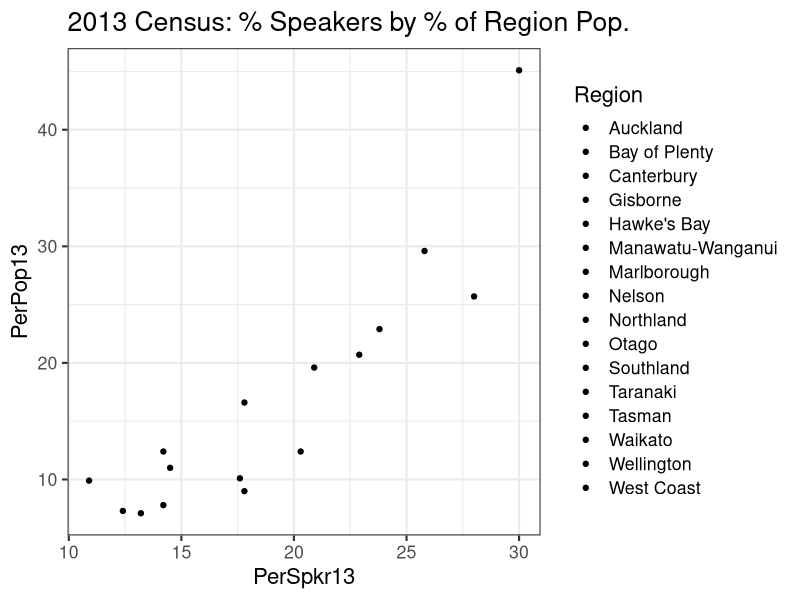
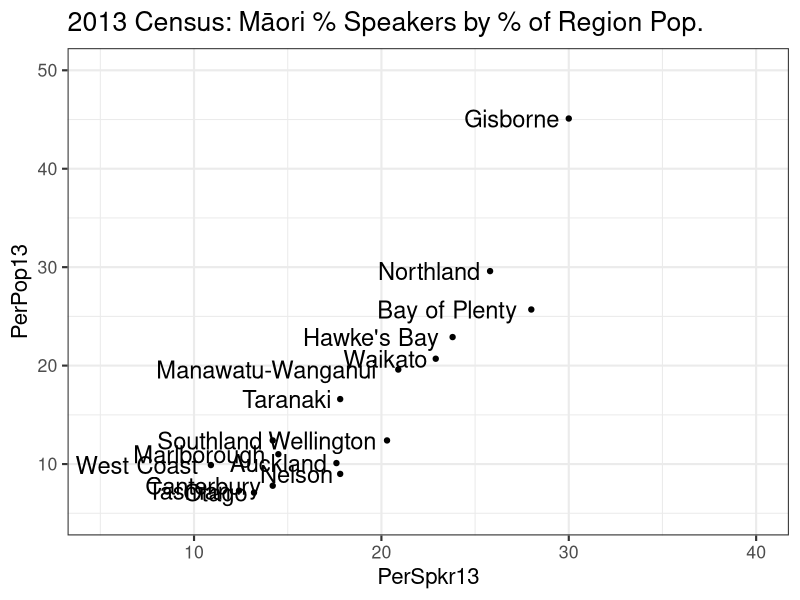
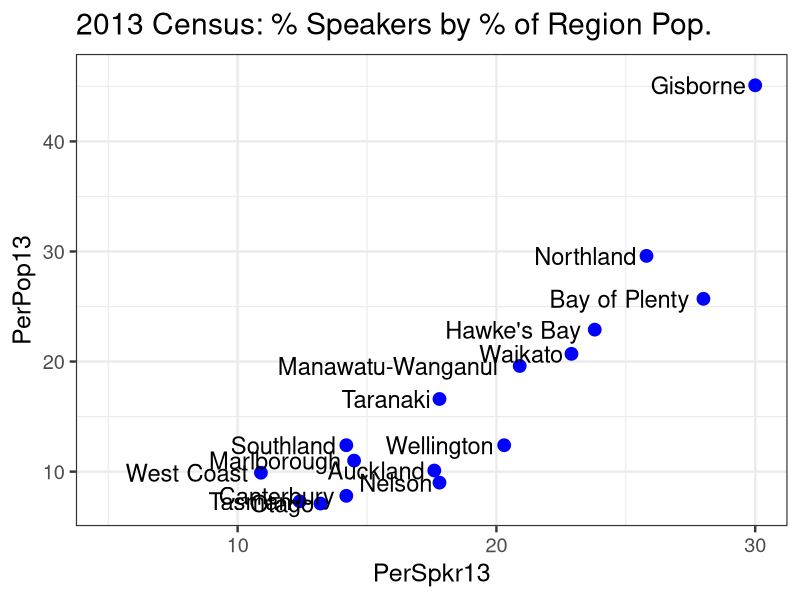

These charts were generated, in order, by the following R code:
### start  R script 006 - Maori Stats 2013  Peter J Keegan  2 Jan 2014 ####
## New Zealand Census Data, % of Maori language speakers by Regions 2013 only ##
#
library(ggplot2)
#
# Create vectors of NZ Census Data for 2013
#
Region <- c("Northland","Auckland","Waikato","Bay of Plenty","Gisborne","Hawke's Bay","Taranaki","Manawatu-Wanganui","Wellington","Tasman","Nelson","Marlborough","West Coast","Canterbury","Otago","Southland")
PerSpkr13 <- c(25.8,17.6,22.9,28.0,30.0,23.8,17.8,20.9,20.3,12.4,17.8,14.5,10.9,14.2,13.2,14.2)
PerPop13 <- c(29.6,10.1,20.7,25.7,45.1,22.9,16.6,19.6,12.4,7.3,9.0,11.0,9.9,7.8,7.1,12.4)
#
# Combine to dataframe
#
d006 <- data.frame(Region,PerSpkr13,PerPop13)
#
#
#  1st plot basic then improve
#
ggplot(d006, aes(x=PerSpkr13, y=PerPop13, fill=Region)) +geom_point() + theme_bw(base_size = 16) + ggtitle("2013 Census: % Speakers by % of Region Pop.") 
#
#  2nd plot - add labels, hide key
#
pq1 <- ggplot(d006, aes(x=PerSpkr13, y=PerPop13, fill=Region)) +geom_point() + theme_bw(base_size = 16) + ggtitle("2013 Census: Māori % Speakers by % of Region Pop.")
pq2 <- pq1 + geom_text(aes(label=Region), hjust=1.1, vjust=.5, size=6) + xlim(5,40)+ ylim(5,50)
pq2 + guides(fill=FALSE)
#
# 3rd plot final
#
pr1 <- ggplot(d006, aes(x=PerSpkr13, y=PerPop13, fill=Region)) +geom_point(colour="blue", size=4) + theme_bw(base_size = 18) + ggtitle("2013 Census: % Speakers by % of Region Pop.")
pr2 <- pr1 + geom_text(aes(label=Region), hjust=1.1, vjust=.5, size=6) + xlim(5,30)+ ylim(7,46)
pr2 + guides(fill=FALSE)
#
#
### end of script ###


